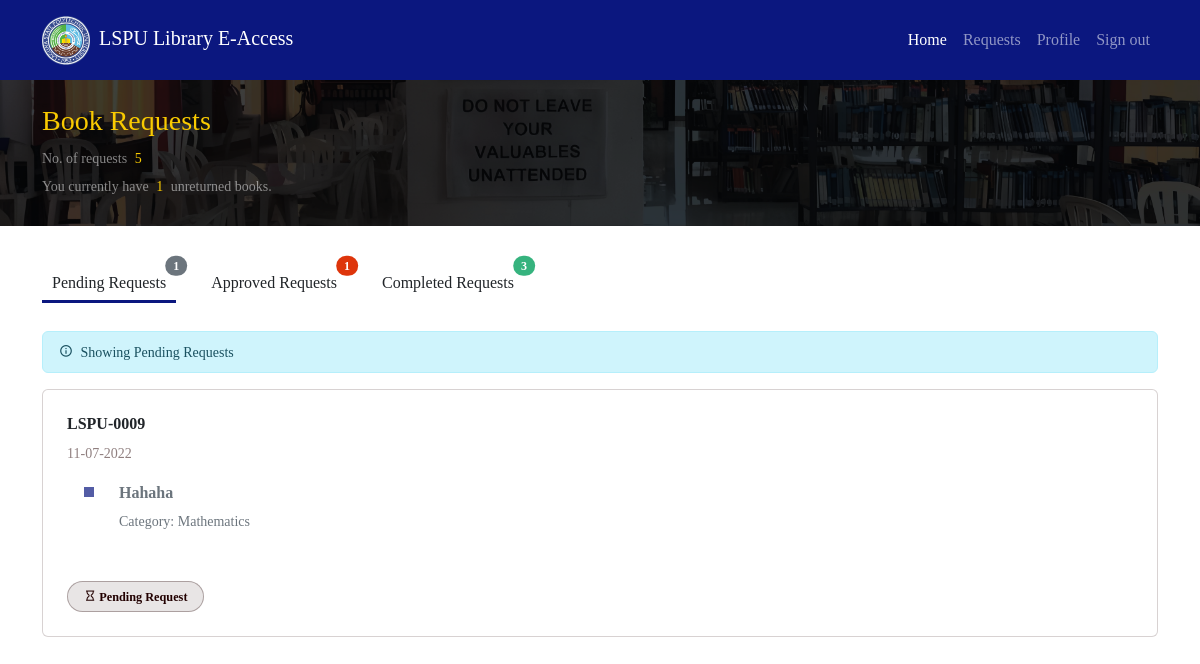
Page /requests (signed in) on the committed database.
### tables this page shows
CREATE TABLE rentals(
    id INTEGER PRIMARY KEY AUTOINCREMENT,
    rental_no TEXT NOT NULL UNIQUE,
    student_id INTEGER NOT NULL,
    date_rented DATE NOT NULL DEFAULT CURRENT_TIMESTAMP,
    --status : 0-pending, 1-approved, 2-Not yet returned, 3-Returned
    status INTEGER NOT NULL DEFAULT 0, 
    FOREIGN KEY (student_id) REFERENCES students(id)
    
);

CREATE TABLE rental_details(
    id INTEGER PRIMARY KEY AUTOINCREMENT,
    rental_id INTEGER NOT NULL,
    book_id INTEGER NOT NULL,
    FOREIGN KEY (rental_id) REFERENCES rentals(id),
    FOREIGN KEY (book_id) REFERENCES books(id)
);

CREATE TABLE books(
    id INTEGER PRIMARY KEY AUTOINCREMENT,
    isbn Text NOT NULL,
    title TEXT NOT NULL,
    sypnosis TEXT(5000) NOT NULL,
    date_published date not null,
    date_posted date null DEFAULT CURRENT_TIMESTAMP,
    author_id INTEGER NOT NULL,
    category_id INTEGER NOT NULL,
    isAvailable INTEGER DEFAULT 1,
    copies INTEGER DEFAULT 1,
    FOREIGN KEY (author_id) REFERENCES authors(id),
    FOREIGN KEY (category_id) REFERENCES categories(id)
);

CREATE TABLE categories(
    id INTEGER PRIMARY KEY AUTOINCREMENT,
    name TEXT NOT NULL
);

### app/students.py (the view)
@bp.route('/requests')
@login_required
def requests():
    db=get_db()
    tabs = {'pending':0,'approved':1,'unreturned':2,'completed':3}
    tab = request.args.get('tab') if request.args.get('tab') else "pending"
    tab = tab.lower()
    student_id = g.student['id']
    requests = db.execute("SELECT students.*, rentals.status,rentals.rental_no,rentals.id as rental_id, STRFTIME('%m-%d-%Y',rentals.date_rented) as date FROM rentals INNER JOIN students ON rentals.student_id = students.id WHERE rentals.student_id=? AND rentals.status=? ORDER BY rentals.id DESC, rentals.status ASC",(student_id,tabs[tab])).fetchall()
    all_requests = []
    rental_details = []
    for req in requests:
        details = db.execute("SELECT rental_details.*,books.title,categories.name as category_name FROM rental_details INNER JOIN books ON rental_details.book_id = books.id INNER JOIN categories ON books.category_id = categories.id WHERE rental_details.rental_id = ?",(req['rental_id'],)).fetchall()
        new_request = {
            **req,
            "rental_details":details
        }
        all_requests.append(new_request)
        rental_details.append(details)
    total_requests = db.execute("SELECT COUNT(*) as count FROM rentals WHERE student_id=?",(student_id,)).fetchone()['count']
    unreturned = db.execute("SELECT COUNT(*) as count FROM rentals WHERE status != 0 AND status != 3 AND student_id=?",(student_id,)).fetchone()['count']
    pending = db.execute("SELECT COUNT(*) as count FROM rentals WHERE status = 0 AND student_id=?",(student_id,)).fetchone()['count']
    approved = db.execute("SELECT COUNT(*) as count FROM rentals WHERE status = 1 AND student_id=?",(student_id,)).fetchone()['count']
    completed = db.execute("SELECT COUNT(*) as count FROM rentals WHERE status = 3 AND student_id=?",(student_id,)).fetchone()['count']
    return render_template("students/requests.html.jinja",requests=all_requests,len=len(requests),rental_details=rental_details,tab=tab,total_requests=total_requests,unreturned=unreturned,pending=pending,approved=approved,completed=completed)

### app/admin.py (called while the page is built)
@bp.before_app_request
def loadAdmin():
    if 'admin_id' in session:
        adminId = session['admin_id']
        db = get_db()
        admin = db.execute("SELECT * FROM admin WHERE id = ?", (adminId,)).fetchone()
    else:
        admin = None
    g.current_url = request.base_url
    g.admin = admin

### app/admin_auth.py (called while the page is built)
@bp.before_app_request
def load_logged_in_user():
    account_id = session.get('admin_id')
    if account_id is None:
        g.admin = None
    else:
        g.admin = get_db().execute(
            'SELECT * FROM admin WHERE id = ?', (account_id,)
        ).fetchone()

### app/db.py (called while the page is built)
def get_db():
    if 'db' not in g:
        g.db = sqlite3.connect(
            current_app.config['DATABASE'],
            detect_types=sqlite3.PARSE_DECLTYPES
        )
        g.db.row_factory = sqlite3.Row
    return g.db

### app/students_auth.py (called while the page is built)
@bp.before_app_request
def load_logged_in_user():
    account_id = session.get('student_id')
    if account_id is None:
        g.student = None
    else:
        g.student = get_db().execute(
            'SELECT * FROM students WHERE id = ?', (account_id,)
        ).fetchone()

def login_required(view):
    @functools.wraps(view)
    def wrapped_view(**kwargs):
        if g.student is None:
            return redirect(url_for('student_auth.login'))
        return view(**kwargs)
    return wrapped_view

### app/templates/students/requests.html.jinja (shortened to what this page needs)
{%extends 'students/base.html.jinja'%}
{% block content %}
<section class="">
    <div class="search-header bg-light py-4">
        <div class="container text-white-50">
            <h3 class="text-warning">Book Requests</h3>
            <p class="my-1">
                <small>
                    No. of requests <span class="text-warning mx-1">{{total_requests}}</span>
                </small>
            </p>
            <p class="my-1">
                <small>
                    You currently have <span class="text-warning mx-1">{{unreturned}}</span> unreturned books.
                </small>
            </p>
        </div>
    </div>
    <div class="container">
        <ul class=" mt-3 pt-4 nav-c-tabs mb-2" data-active="{{tab}}">
            <li class="nav-item">
                <a href="{{url_for('students.requests')}}?tab=Pending" data-key="pending"
                    class="nav-link position-relative">
                   {% if pending > 0 %}
                    <span class="position-absolute top-0 start-100 translate-middle badge rounded-pill bg-secondary">
                        {{pending}}
                    </span>
                   {% endif %}
                    Pending Requests
                </a>
            </li>
            <li class="nav-item">
                <a href="{{url_for('students.requests')}}?tab=Approved" data-key="approved"
                    class="nav-link position-relative">
                   {% if approved > 0 %}
                    <span class="position-absolute top-0 start-100 translate-middle badge rounded-pill bg-danger">
                        {{approved}}
                    </span>
                   {% endif %}
                    Approved Requests
                </a>
            </li>
            <li class="nav-item">
                <a href="{{url_for('students.requests')}}?tab=Completed" data-key="completed" class="nav-link position-relative">
                    {% if completed > 0 %}
                    <span class="position-absolute top-0 start-100 translate-middle badge rounded-pill bg-success">
                        {{completed}}
                    </span>
                    {% endif %}
                    Completed Requests</a>
            </li>
        </ul>
        {% if requests|length > 0 %}
        <div class="alert alert-info py-2">
            <small>
                <i class="me-1 bx bx-info-circle"></i> Showing <span class=" text-capitalize">{{tab}} Requests</span>
            </small>
        </div>
        {% else %}
        <p class="mt-4 text-center text-secondary">Nothing to display.</p>
        {% endif %}
        <div class="mt-3">
            {% for request in requests %}
            <div class="card mb-3">
                <div class="card-body p-4">
                    <h6 class="fw-bold">{{request.rental_no}}</h6>
                    <p class="text-black-50">
                        <small>{{request.date}}</small>
                    </p>
                    <div class="text-secondary">
                        {% if request.rental_details|length == 1 %}
                        <ul class="nav-c-list single">
                            {% for details in request.rental_details %}
                            <li>
                                <p class="my-1 fw-bold">{{details.title}}</p>
                                <p class="my-1">
                                    <small>Category: {{details.category_name}}</small>
                                </p>
                            </li>
                            {% endfor %}
                        </ul>
                        {%else%}
                        <p class="text-center text-secondary">Nothing to display.</p>
                        {% endif %}
                        <div class="mt-5 ">
                            {% if request.status == 0 %}
                            <button data-id="{{request.rental_id}}" type="button"
                                class="btn btn-sm btn-c-light-secondary pending-btn px-lg-3 rounded-pill">
                                <small>
                                    <i class="bx bx-hourglass"></i> Pending Request
                                </small>
                            </button>
                            {% endif %}
                        </div>
                    </div>
                </div>
            </div>
            {% endfor %}
        </div>
    </div>
</section>
{% endblock content %}

### app/static/css/user.css (style rules this page uses)
.search-header { background: url("../images/gL9d6Wnb_4x 1.png"); width: 100%; background-size: cover; background-repeat: no-repeat; padding: 20px 0; }
.nav-c-tabs { display: flex; flex-direction: row !important; list-style: none; padding: 0; padding-bottom: 20px; overflow-x: auto; width: 100%; max-width: 100%; }
.nav-c-tabs li { margin-right: 25px; }
.nav-c-tabs .nav-link { width: -webkit-max-content; width: -moz-max-content; width: max-content; padding: 5px 10px !important; }
.nav-c-tabs .nav-link.active { border-bottom: 3px solid #0B177F; }
.nav-c-list { list-style: none; }
.nav-c-list li { position: relative; padding-left: 20px; }
.nav-c-list li:after { content: ""; width: 10px; height: 10px; position: absolute; top: 6px; left: -15px; background: rgba(11, 23, 127, 0.7) !important; }

### rows in the picture
rentals: rental_no "LSPU-0009", date "11-07-2022"
rental_details: title "Hahaha", category_name "Mathematics"

### other values in the picture
{{ total_requests }} "5"
{{ unreturned }} "1"
{{ pending }} "1"
{{ approved }} "1"
{{ completed }} "3"
{{ tab }} "Pending"
